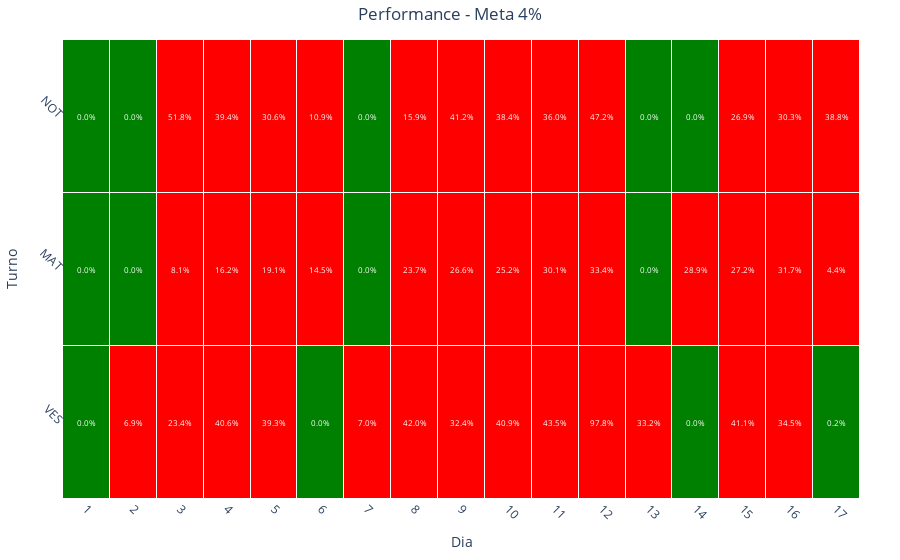

The code cell stored with this chart in its notebook:
### Code cell
graph_heatmap_perf(df_perf, 4)
graph_heatmap_perf_v2(df_perf, 4)

### Figure 1 — Plotly figure (JSON) as saved in the notebook; plotly's stock layout.template omitted (floating-point values rounded to 4 significant figures)
{"data": [{"colorscale": [[0, "green"], [0.04, "green"], [0.04, "red"], [1, "red"]], "hoverongaps": false, "hovertemplate": "Turno: %{y}<br>Dia: %{x}<br>Valor: %{z:.1%}", "showscale": false, "type": "heatmap", "x": [1, 2, 3, 4, 5, 6, 7, 8, 9, 10, 11, 12, 13, 14, 15, 16, 17], "xgap": 1, "y": ["VES", "MAT", "NOT"], "ygap": 1, "z": [[0, 0.06935, 0.2344, 0.4055, 0.3927, 0, 0.06994, 0.4201, 0.3242, 0.4089, 0.435, 0.9783, 0.3321, 0, 0.4113, 0.3448, 0.001852], [0, 0, 0.08082, 0.1621, 0.1912, 0.1455, 0, 0.2372, 0.266, 0.2517, 0.3006, 0.3344, 0, 0.2893, 0.2718, 0.3172, 0.04449], [0, 0, 0.5182, 0.3937, 0.3055, 0.1087, 0, 0.1588, 0.4118, 0.3835, 0.3598, 0.4723, 0, 0, 0.2694, 0.3029, 0.3878]], "zmax": 1, "zmin": 0}], "layout": {"annotations": [{"font": {"color": "white", "size": 8}, "showarrow": false, "text": "0.0%", "x": 1, "y": "VES"}, {"font": {"color": "white", "size": 8}, "showarrow": false, "text": "6.9%", "x": 2, "y": "VES"}, {"font": {"color": "white", "size": 8}, "showarrow": false, "text": "23.4%", "x": 3, "y": "VES"}, {"font": {"color": "white", "size": 8}, "showarrow": false, "text": "40.6%", "x": 4, "y": "VES"}, {"font": {"color": "white", "size": 8}, "showarrow": false, "text": "39.3%", "x": 5, "y": "VES"}, {"font": {"color": "white", "size": 8}, "showarrow": false, "text": "0.0%", "x": 6, "y": "VES"}, {"font": {"color": "white", "size": 8}, "showarrow": false, "text": "7.0%", "x": 7, "y": "VES"}, {"font": {"color": "white", "size": 8}, "showarrow": false, "text": "42.0%", "x": 8, "y": "VES"}, {"font": {"color": "white", "size": 8}, "showarrow": false, "text": "32.4%", "x": 9, "y": "VES"}, {"font": {"color": "white", "size": 8}, "showarrow": false, "text": "40.9%", "x": 10, "y": "VES"}, {"font": {"color": "white", "size": 8}, "showarrow": false, "text": "43.5%", "x": 11, "y": "VES"}, {"font": {"color": "white", "size": 8}, "showarrow": false, "text": "97.8%", "x": 12, "y": "VES"}, {"font": {"color": "white", "size": 8}, "showarrow": false, "text": "33.2%", "x": 13, "y": "VES"}, {"font": {"color": "white", "size": 8}, "showarrow": false, "text": "0.0%", "x": 14, "y": "VES"}, {"font": {"color": "white", "size": 8}, "showarrow": false, "text": "41.1%", "x": 15, "y": "VES"}, {"font": {"color": "white", "size": 8}, "showarrow": false, "text": "34.5%", "x": 16, "y": "VES"}, {"font": {"color": "white", "size": 8}, "showarrow": false, "text": "0.2%", "x": 17, "y": "VES"}, {"font": {"color": "white", "size": 8}, "showarrow": false, "text": "0.0%", "x": 1, "y": "MAT"}, {"font": {"color": "white", "size": 8}, "showarrow": false, "text": "0.0%", "x": 2, "y": "MAT"}, {"font": {"color": "white", "size": 8}, "showarrow": false, "text": "8.1%", "x": 3, "y": "MAT"}, {"font": {"color": "white", "size": 8}, "showarrow": false, "text": "16.2%", "x": 4, "y": "MAT"}, {"font": {"color": "white", "size": 8}, "showarrow": false, "text": "19.1%", "x": 5, "y": "MAT"}, {"font": {"color": "white", "size": 8}, "showarrow": false, "text": "14.5%", "x": 6, "y": "MAT"}, {"font": {"color": "white", "size": 8}, "showarrow": false, "text": "0.0%", "x": 7, "y": "MAT"}, {"font": {"color": "white", "size": 8}, "showarrow": false, "text": "23.7%", "x": 8, "y": "MAT"}, {"font": {"color": "white", "size": 8}, "showarrow": false, "text": "26.6%", "x": 9, "y": "MAT"}, {"font": {"color": "white", "size": 8}, "showarrow": false, "text": "25.2%", "x": 10, "y": "MAT"}, {"font": {"color": "white", "size": 8}, "showarrow": false, "text": "30.1%", "x": 11, "y": "MAT"}, {"font": {"color": "white", "size": 8}, "showarrow": false, "text": "33.4%", "x": 12, "y": "MAT"}, {"font": {"color": "white", "size": 8}, "showarrow": false, "text": "0.0%", "x": 13, "y": "MAT"}, {"font": {"color": "white", "size": 8}, "showarrow": false, "text": "28.9%", "x": 14, "y": "MAT"}, {"font": {"color": "white", "size": 8}, "showarrow": false, "text": "27.2%", "x": 15, "y": "MAT"}, {"font": {"color": "white", "size": 8}, "showarrow": false, "text": "31.7%", "x": 16, "y": "MAT"}, {"font": {"color": "white", "size": 8}, "showarrow": false, "text": "4.4%", "x": 17, "y": "MAT"}, {"font": {"color": "white", "size": 8}, "showarrow": false, "text": "0.0%", "x": 1, "y": "NOT"}, {"font": {"color": "white", "size": 8}, "showarrow": false, "text": "0.0%", "x": 2, "y": "NOT"}, {"font": {"color": "white", "size": 8}, "showarrow": false, "text": "51.8%", "x": 3, "y": "NOT"}, {"font": {"color": "white", "size": 8}, "showarrow": false, "text": "39.4%", "x": 4, "y": "NOT"}, {"font": {"color": "white", "size": 8}, "showarrow": false, "text": "30.6%", "x": 5, "y": "NOT"}, {"font": {"color": "white", "size": 8}, "showarrow": false, "text": "10.9%", "x": 6, "y": "NOT"}, {"font": {"color": "white", "size": 8}, "showarrow": false, "text": "0.0%", "x": 7, "y": "NOT"}, {"font": {"color": "white", "size": 8}, "showarrow": false, "text": "15.9%", "x": 8, "y": "NOT"}, {"font": {"color": "white", "size": 8}, "showarrow": false, "text": "41.2%", "x": 9, "y": "NOT"}, {"font": {"color": "white", "size": 8}, "showarrow": false, "text": "38.4%", "x": 10, "y": "NOT"}, {"font": {"color": "white", "size": 8}, "showarrow": false, "text": "36.0%", "x": 11, "y": "NOT"}, {"font": {"color": "white", "size": 8}, "showarrow": false, "text": "47.2%", "x": 12, "y": "NOT"}, {"font": {"color": "white", "size": 8}, "showarrow": false, "text": "0.0%", "x": 13, "y": "NOT"}, {"font": {"color": "white", "size": 8}, "showarrow": false, "text": "0.0%", "x": 14, "y": "NOT"}, {"font": {"color": "white", "size": 8}, "showarrow": false, "text": "26.9%", "x": 15, "y": "NOT"}, {"font": {"color": "white", "size": 8}, "showarrow": false, "text": "30.3%", "x": 16, "y": "NOT"}, {"font": {"color": "white", "size": 8}, "showarrow": false, "text": "38.8%", "x": 17, "y": "NOT"}], "margin": {"b": 40, "l": 40, "r": 40, "t": 40}, "plot_bgcolor": "white", "title": {"text": "Performance - Meta 4%", "x": 0.5}, "xaxis": {"nticks": 31, "tickangle": 45, "tickmode": "linear", "ticktext": [1, 2, 3, 4, 5, 6, 7, 8, 9, 10, 11, 12, 13, 14, 15, 16, 17, 18, 19, 20, 21, 22, 23, 24, 25, 26, 27, 28, 29, 30, 31], "tickvals": [1, 2, 3, 4, 5, 6, 7, 8, 9, 10, 11, 12, 13, 14, 15, 16, 17, 18, 19, 20, 21, 22, 23, 24, 25, 26, 27, 28, 29, 30, 31], "title": {"text": "Dia"}}, "yaxis": {"tickangle": 45, "tickmode": "linear", "title": {"text": "Turno"}}}}
